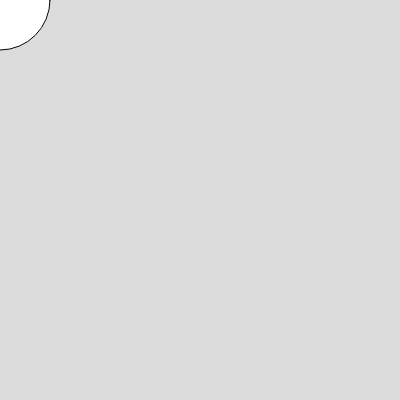
Frame 1 (no input)
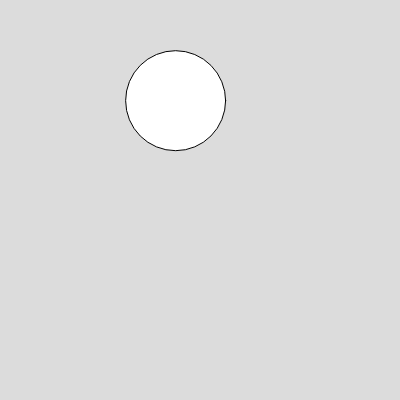
Frame 60 (no input)
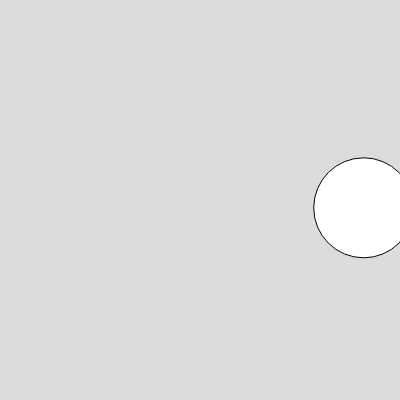
Frame 120 (the mouse pressed at the canvas centre since frame 60)

The p5.js sketch that drew these frames (run headless with seeded random() and noise() and a simulated clock; from frame 60 on, the mouse is pressed at the canvas centre):

// p5.js sketch
// ── sketch.js
/*
Name : Junsu Jang
Assignment Name : Move an Object
Course Number : CS099
Term & Year : Spring/2020
*/
var X;
var Y;
function setup() {
  createCanvas(400, 400);
  X = 0;
  Y = 0;
}

function draw() {
  background(220);
  circle(X,Y,100);
  X = (X+random(1,5)) % width;
  Y = (Y+random(0.5,3)) % height;
}
